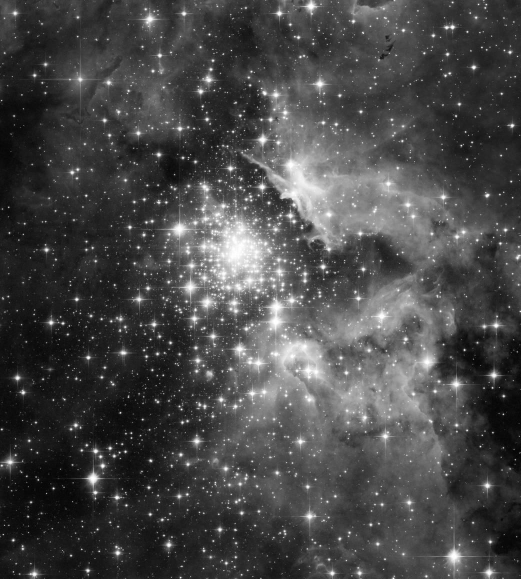
#> input picture svdImageCompression/hubble_gray.jpg, 1041 x 1158 px (shown at 1/2 size)
$ python svd_image_compression.py
#> lines starting #> are read from the running program, lines starting #| are printed output that depends on the picture
from scipy import linalg as sla
import numpy as np
from matplotlib import pyplot as plt
from imageio import imread


class SVD:
    """The Singular Value Decomposition makes it easy to construct low-rank approximations of
        matrices. Thus it is a basis for several data compression algorithms. In this lab we'll
        learn to compute the SVD and use it to do basic image compression.
    """

    def compact_svd(this, A, tol=1e-6):
        """Compute the truncated SVD of A.

        Parameters:
            A ((m,n) ndarray): The matrix (of rank r) to factor.
            tol (float): The tolerance for excluding singular values.

        Returns:
            ((m,r) ndarray): The orthonormal matrix U in the SVD.
            ((r,) ndarray): The singular values of A as a 1-D array.
            ((r,n) ndarray): The orthonormal matrix V^H in the SVD.
        """
        # First calculate the eigenvalues and eigenvectors of A^H A with the scipy linalg tool.
        eigs, V = sla.eig(A.conj().T @ A)

        # Next get the singular values of A, which are the sqrts of the eigenvalues of A^H A.
        σ = np.sqrt(eigs)

        # Now sort the singular values from greatest to least (negating since np.argsort sorts
        # least to greatest), ans sort (with array broadcasting) the columns of V accordingly.
        sort = np.argsort(-σ)
        σ = σ[sort]
        V = V[:, sort]

        # This is the compact SVD so we'll drop the singular values and respective columns from
        # the end below the given tolerance. Since σ and V are sorted this is a simple matter.
        σ_1 = [element for element in σ if element > tol]
        V_1 = V[:, :len(σ_1)]
        U_1 = A @ V_1 / σ_1
        return U_1, σ_1, V_1.conj().T

    def test_compact_svd(this):
        # Let's start with A, as such, and get the SVD from our above algorithm.
        A = np.array([[2, 5, 4], [6, 3, 0], [6, 3, 0], [2, 5, 4]])
        # A = np.random.rand(4,3)
        U, σ, Vh = this.compact_svd(A)
        print("=============================================\nMy Compact SVD",
              "=============================================", f"U: {U}", f"Σ: {np.diag(σ)}",
              f"V^H: {Vh}", "=============================================", sep='\n')

        # Check that U * σ * V == A
        print(f"Does the math check out?\n=============================================\nU @ Σ @"
              f"V^H == A: {np.allclose(U @ np.diag(σ) @ Vh, A)}")

        # U must be orthonormal.
        print(
            f"U is orthonormal (U.T @ U == I): {np.allclose(U.T @ U, np.identity(len(σ)))}")

        # Verify that the rank is correct.
        print(
            f"Rank is correct (Rank(A) == len(σ)): {np.linalg.matrix_rank(A) == len(σ)}")

        # Lastly check our compact SVD Algorithm against the Scipy Linalg SVD.
        U_sla, Σ_sla, Vh_sla = sla.svd(A)
        print("=============================================\nScipy Linalg Compact SVD",
              "=============================================", f"U: {U_sla}", f"Σ: {Σ_sla}",
              f"V^H: {Vh_sla}", "=============================================", sep='\n')

    def visualize_svd(this, A):
        """ The linear transformation defined by m x n matrix A sends points from \R^n -> \R^m. So
            the SVD cleanly decomposes A into two rotations and a scaling, so, any linear
            transformation can be easily described geometrically (where V^H represents a rotation and
            Σ, a rescaling, and U, another rotation.

            Plot the effect of the SVD of A as a sequence of linear transformations on the unit
            circle and the two standard basis vectors.
        """

        # First generate a 2x200 matrix S representing a set of 200 pts on the unit circle
        theta = np.linspace(0, 2 * np.pi, 200)
        S = np.array([np.cos(theta), np.sin(theta)])
        # E represents the standard basis vectors in \R^2. We use three cols to match V^H.
        E = np.array([[1, 0, 0], [0, 0, 1]])
        # Then get the SVD-breakdown of matrix A.
        U, Σ, Vh = sla.svd(A)

        # Plot (a) S
        ax1 = plt.subplot(221)
        ax1.plot(S[0, :], S[1, :])
        ax1.plot(E[0, :], E[1, :])
        ax1.axis("equal")
        ax1.set_xlabel(r"(a) $S$")

        # Plot (b) V.H @ S
        bs = Vh @ S
        be = Vh @ E
        ax2 = plt.subplot(222)
        ax2.plot(bs[0, :], bs[1, :])
        ax2.plot(be[0, :], be[1, :])
        ax2.axis("equal")
        ax2.set_xlabel(r"(b) $V^H S$")

        # Plot (c) Σ @ V.H @ S
        cs = np.diag(Σ) @ bs
        ce = np.diag(Σ) @ be
        ax3 = plt.subplot(223)
        ax3.plot(cs[0, :], cs[1, :])
        ax3.plot(ce[0, :], ce[1, :])
        ax3.axis("equal")
        ax3.set_xlabel(r"(c) $Σ V^H S$")
        ax3.set_xlim([-2, 2])
        ax3.set_ylim([-4, 4])

        # Plot (d) U @ Σ @ V.H @ S
        ds = U @ cs
        de = U @ ce
        ax4 = plt.subplot(224)
        ax4.plot(ds[0, :], ds[1, :])
        ax4.plot(de[0, :], de[1, :])
        ax4.axis("equal")
        ax4.set_xlabel(r"(d) $U Σ V^{H} S$")
        ax4.set_xlim([-4, 4])
        ax4.set_ylim([-4, 4])

        plt.show()
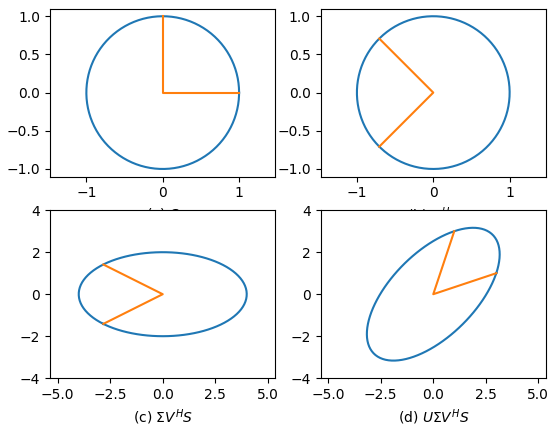
#> figure drawn by matplotlib, 4 panels

    def test_vizualization(this):
        A = np.array([[3, 1], [1, 3]])
        this.visualize_svd(A)

    def svd_approx(this, A, s):
        """We can take the compact SVD a step farther and cut out the s-most-significant singular
            values, dropping the rest. The Schmidt, Mirsky, Eckhart-Young theorem, proves that this is
            the best rank-s approximation of A wrt the 2-norm and Frobenius norm.

            Instead of storing all mn values of A, storing the matrices U1, Σ1 and V1 only
            requires saving a total of mr + r + nr values.

            Return the truncated SVD, along with the number of bytes needed to store the
            approximation.

            Parameters:
                A ((m,n), ndarray)
                s (int): The rank of the desired approximation.

            Returns:
                ((m,n), ndarray) The best rank s approximation of A, A_s.
                (int) The number of entries needed to store the truncated SVD.
        """
        U, Σ, Vh = sla.svd(A)
        # Strip the r - s columns of U.
        U_1 = U[:, :s]
        # Strip the r - s singular values from Σ.
        Σ_1 = Σ[:s]
        # Strip the r-s rows of V^H.
        Vh_1 = Vh[:s, :]

        # So the approximation is the combination of the truncated SVD.
        A_s = U_1 @ np.diag(Σ_1) @ Vh_1

        # The rank of A_s should not be greater than s itself.
        if s > np.linalg.matrix_rank(A_s):
            raise ValueError(
                f"s > rank(A): Rank A: {np.linalg.matrix_rank(As)} S: {s}")

        return A_s, U_1.size + Σ_1.size + Vh_1.size

    def test_svd_approximation(this):
        A = np.random.random((20, 20))
        A_s = this.svd_approx(A, 3)
        print("Approximated SVD", "=============================================", f"{A_s}",
              "=============================================", sep='\n')
        print(f"Rank(A_s) == s: {np.linalg.matrix_rank(A_s[0]) == 3}"
              "\n=============================================")

    def compress_image(this, filename, s):
        """Now we're ready to do cool things! Above we created an algorithm to approximate the
            lowest rank-s approximation of a matrix A. We can apply this to images and compress
            the data with the same function.

            Plot the original image found at 'filename' and the rank s approximation of the image
            found at 'filename.' State in the figure title the difference in the number of entries
            used to store the original image and the approximation.

            Parameters:
                filename (str): Image file path.
                s (int): Rank of new image.
        """
#> called with filename = 'hubble_gray.jpg', s = 20
        # Use the imread library to parse the image file. Then set up the two subplots for
        # comparing the compressed and regular image.
        image = imread(filename) / 255
#> image: shape (1158, 1041) float64; min 0, max 1, mean 0.281
        ax1, ax2 = plt.subplot(121), plt.subplot(122)
        _cmap, size = None, 0

        # Grayscale images have only two dimensions, in which case:
        if image.ndim == 2:
            As, size = this.svd_approx(image, s)
#> call 2 of svd_approx, with s = 20
#> in svd_approx (call 2), `U, Σ, Vh = sla.svd(A)`:
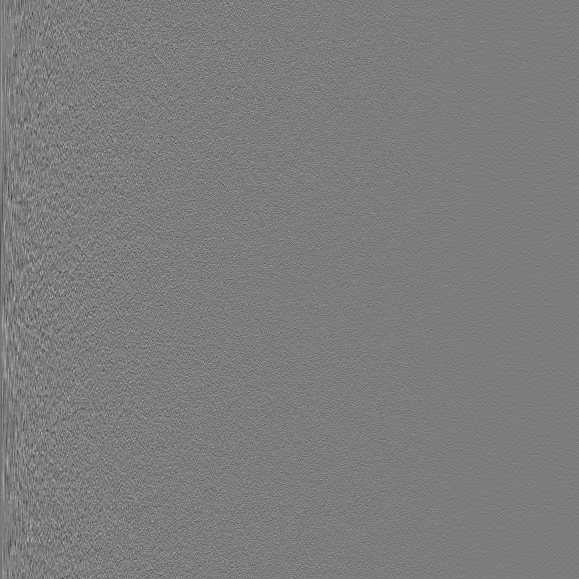
#> U: shape (1158, 1158) float64 (shown at 1/2 size); min -0.176, max 0.183, mean -2.18e-05; drawn with min black and max white
#> in svd_approx (call 2), `U, Σ, Vh = sla.svd(A)`: Σ = 1041 values, max 339.8 at index 0, min 0.00591 at index 1040, mean 2.03
#> in svd_approx (call 2), `Σ_1 = Σ[:s]`: Σ_1 = 20 values, max 339.8 at index 0, min 13.11 at index 19, mean 40.39
#> in svd_approx (call 2), `A_s = U_1 @ np.diag(Σ_1) @ Vh_1`:
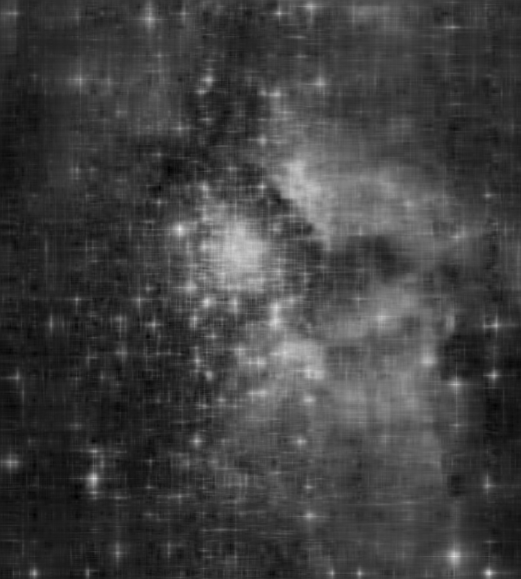
#> A_s: shape (1158, 1041) float64 (shown at 1/2 size); min -0.0678, max 1.29, mean 0.281; drawn with min black and max white
#> size = 44000
            As = np.clip(As, 0, 1)
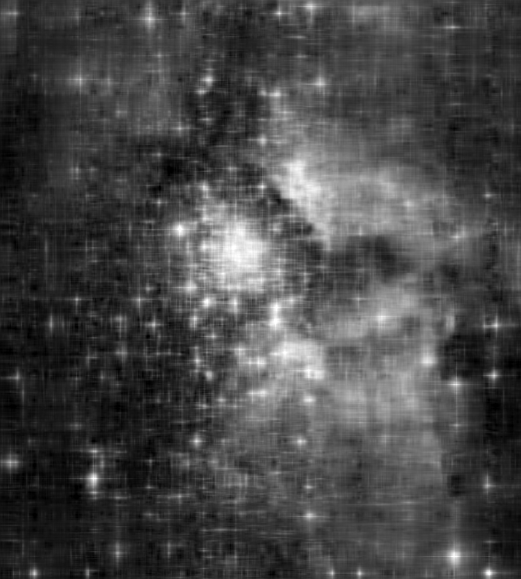
#> As: shape (1158, 1041) float64 (shown at 1/2 size); min 0, max 1, mean 0.281
            _cmap = "gray"
            size = int(size)

        # Otherwise we've got a color picture, with three dimensions and layers, for red, green,
        # and blue.
        else:
            # Get the approximation of the red layer. Truncating any boundary variables with
            # np.clip bounding by [0,1]
            Rs, r = this.svd_approx(image[:, :, 0], s)
            Rs = np.clip(Rs, 0, 1)
            # Next approximate the green layer.
            Gs, g = this.svd_approx(image[:, :, 1], s)
            Gs = np.clip(Gs, 0, 1)
            # Lastly approximate the blue layer.
            Bs, b = this.svd_approx(image[:, :, 2], s)
            Bs = np.clip(Bs, 0, 1)

            # Recompile the photo
            As = np.dstack((Rs, Gs, Bs))
            size = int(r + g + b)

        ax1.imshow(image, cmap=_cmap)
        ax2.imshow(As, cmap=_cmap)
        ax1.axis("off")
        ax2.axis("off")
        plt.suptitle(
            f"Original Size: {str(image.size):<10} Compressed: {str(size):<10} Difference: {str(int(image.size - size))}")
        plt.show()


if __name__ == "__main__":
    svd = SVD()
    svd.test_compact_svd()
    svd.test_vizualization()
    svd.test_svd_approximation()
    svd.compress_image("hubble_gray.jpg", 20)
